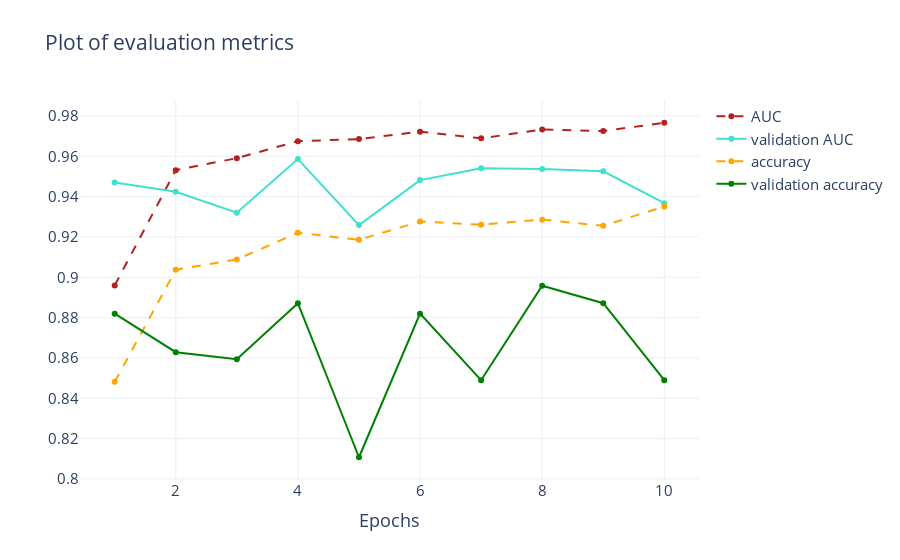

The cell this chart's notebook holds for it:
### Code cell
#Plotting the evaluation metrics
fig = go.Figure()
fig.add_trace(go.Scatter(x=list(range(1,11)), y=history.history['auc'],
                         line=dict(color='firebrick', width=2, dash='dash'), name='AUC'))
fig.add_trace(go.Scatter(x=list(range(1,11)), y=history.history['val_auc'],
                         line=dict(color='turquoise', width=2), name='validation AUC'))

fig.add_trace(go.Scatter(x=list(range(1,11)), y=history.history['accuracy'],
                         line=dict(color='orange', width=2, dash='dash'), name='accuracy'))
fig.add_trace(go.Scatter(x=list(range(1,11)), y=history.history['val_accuracy'],
                         line=dict(color='green', width=2), name='validation accuracy'))

fig.update_layout(title_text='Plot of evaluation metrics', font_size=15, xaxis_title='Epochs')
fig.show()

### Figure 1 — Plotly figure (JSON) as saved in the notebook; plotly's stock layout.template omitted (floating-point values rounded to 4 significant figures)
{"data": [{"line": {"color": "firebrick", "dash": "dash", "width": 2}, "name": "AUC", "type": "scatter", "x": [1, 2, 3, 4, 5, 6, 7, 8, 9, 10], "y": [0.896, 0.9531, 0.959, 0.9675, 0.9685, 0.9722, 0.9689, 0.9732, 0.9725, 0.9766, 0.9745, 0.9788, 0.9769, 0.9795, 0.9836]}, {"line": {"color": "turquoise", "width": 2}, "name": "validation AUC", "type": "scatter", "x": [1, 2, 3, 4, 5, 6, 7, 8, 9, 10], "y": [0.947, 0.9424, 0.932, 0.9586, 0.9259, 0.9482, 0.9541, 0.9537, 0.9526, 0.9367, 0.9531, 0.9628, 0.9505, 0.9624, 0.9635]}, {"line": {"color": "orange", "dash": "dash", "width": 2}, "name": "accuracy", "type": "scatter", "x": [1, 2, 3, 4, 5, 6, 7, 8, 9, 10], "y": [0.8481, 0.9037, 0.9088, 0.9221, 0.9186, 0.9276, 0.9261, 0.9286, 0.9255, 0.9351, 0.9313, 0.9378, 0.936, 0.9372, 0.9445]}, {"line": {"color": "green", "width": 2}, "name": "validation accuracy", "type": "scatter", "x": [1, 2, 3, 4, 5, 6, 7, 8, 9, 10], "y": [0.8819, 0.8628, 0.8594, 0.8872, 0.8108, 0.8819, 0.849, 0.8958, 0.8872, 0.849, 0.9028, 0.8941, 0.8611, 0.9062, 0.8854]}], "layout": {"font": {"size": 15}, "title": {"text": "Plot of evaluation metrics"}, "xaxis": {"title": {"text": "Epochs"}}}}
